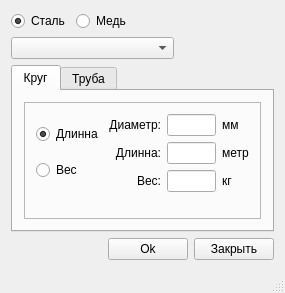
<?xml version="1.0" encoding="UTF-8"?>
<ui version="4.0">
 <class>Calculator</class>
 <widget class="QMainWindow" name="Calculator">
  <property name="geometry">
   <rect>
    <x>0</x>
    <y>0</y>
    <width>285</width>
    <height>293</height>
   </rect>
  </property>
  <property name="windowTitle">
   <string>Calculator</string>
  </property>
  <widget class="QWidget" name="centralWidget">
   <layout class="QVBoxLayout" name="verticalLayout">
    <item>
     <layout class="QHBoxLayout" name="horizontalLayout">
      <item>
       <widget class="QRadioButton" name="rb_Steell">
        <property name="text">
         <string>Сталь</string>
        </property>
        <property name="checked">
         <bool>true</bool>
        </property>
        <attribute name="buttonGroup">
         <string notr="true">button_Material</string>
        </attribute>
       </widget>
      </item>
      <item>
       <widget class="QRadioButton" name="rb_Cuprum">
        <property name="text">
         <string>Медь</string>
        </property>
        <attribute name="buttonGroup">
         <string notr="true">button_Material</string>
        </attribute>
       </widget>
      </item>
      <item>
       <spacer name="horizontalSpacer">
        <property name="orientation">
         <enum>Qt::Horizontal</enum>
        </property>
        <property name="sizeHint" stdset="0">
         <size>
          <width>40</width>
          <height>20</height>
         </size>
        </property>
       </spacer>
      </item>
     </layout>
    </item>
    <item>
     <layout class="QHBoxLayout" name="horizontalLayout_3">
      <item>
       <widget class="QComboBox" name="comboBox"/>
      </item>
      <item>
       <spacer name="horizontalSpacer_3">
        <property name="orientation">
         <enum>Qt::Horizontal</enum>
        </property>
        <property name="sizeType">
         <enum>QSizePolicy::Fixed</enum>
        </property>
        <property name="sizeHint" stdset="0">
         <size>
          <width>100</width>
          <height>20</height>
         </size>
        </property>
       </spacer>
      </item>
     </layout>
    </item>
    <item>
     <widget class="QTabWidget" name="tabWidget">
      <property name="tabPosition">
       <enum>QTabWidget::North</enum>
      </property>
      <property name="currentIndex">
       <number>0</number>
      </property>
      <property name="elideMode">
       <enum>Qt::ElideRight</enum>
      </property>
      <property name="documentMode">
       <bool>false</bool>
      </property>
      <widget class="QWidget" name="tab_Krug">
       <attribute name="title">
        <string>Круг</string>
       </attribute>
       <layout class="QVBoxLayout" name="verticalLayout_2">
        <item>
         <widget class="QFrame" name="frame">
          <property name="frameShape">
           <enum>QFrame::StyledPanel</enum>
          </property>
          <property name="frameShadow">
           <enum>QFrame::Raised</enum>
          </property>
          <layout class="QVBoxLayout" name="verticalLayout_4">
           <item>
            <layout class="QHBoxLayout" name="horizontalLayout_5">
             <item>
              <layout class="QVBoxLayout" name="verticalLayout_3">
               <item>
                <widget class="QRadioButton" name="rb_Dlinna_Krug">
                 <property name="text">
                  <string>Длинна</string>
                 </property>
                 <property name="checked">
                  <bool>true</bool>
                 </property>
                </widget>
               </item>
               <item>
                <widget class="QRadioButton" name="rb_Ves_Krug">
                 <property name="text">
                  <string>Вес</string>
                 </property>
                </widget>
               </item>
              </layout>
             </item>
             <item>
              <spacer name="horizontalSpacer_4">
               <property name="orientation">
                <enum>Qt::Horizontal</enum>
               </property>
               <property name="sizeHint" stdset="0">
                <size>
                 <width>40</width>
                 <height>20</height>
                </size>
               </property>
              </spacer>
             </item>
             <item>
              <layout class="QGridLayout" name="gridLayout">
               <item row="0" column="0">
                <widget class="QLabel" name="label">
                 <property name="text">
                  <string>Диаметр:</string>
                 </property>
                 <property name="alignment">
                  <set>Qt::AlignRight|Qt::AlignTrailing|Qt::AlignVCenter</set>
                 </property>
                </widget>
               </item>
               <item row="0" column="1">
                <widget class="QLineEdit" name="led_Diametr_Krug">
                 <property name="alignment">
                  <set>Qt::AlignRight|Qt::AlignTrailing|Qt::AlignVCenter</set>
                 </property>
                 <property name="cursorMoveStyle">
                  <enum>Qt::LogicalMoveStyle</enum>
                 </property>
                </widget>
               </item>
               <item row="0" column="2">
                <widget class="QLabel" name="label_4">
                 <property name="text">
                  <string>мм</string>
                 </property>
                </widget>
               </item>
               <item row="1" column="0">
                <widget class="QLabel" name="label_2">
                 <property name="text">
                  <string>Длинна:</string>
                 </property>
                 <property name="alignment">
                  <set>Qt::AlignRight|Qt::AlignTrailing|Qt::AlignVCenter</set>
                 </property>
                </widget>
               </item>
               <item row="1" column="1">
                <widget class="QLineEdit" name="led_Dlinna_Krug">
                 <property name="alignment">
                  <set>Qt::AlignRight|Qt::AlignTrailing|Qt::AlignVCenter</set>
                 </property>
                 <property name="cursorMoveStyle">
                  <enum>Qt::LogicalMoveStyle</enum>
                 </property>
                </widget>
               </item>
               <item row="1" column="2">
                <widget class="QLabel" name="label_5">
                 <property name="text">
                  <string>метр</string>
                 </property>
                </widget>
               </item>
               <item row="2" column="0">
                <widget class="QLabel" name="label_3">
                 <property name="text">
                  <string>Вес:</string>
                 </property>
                 <property name="alignment">
                  <set>Qt::AlignRight|Qt::AlignTrailing|Qt::AlignVCenter</set>
                 </property>
                </widget>
               </item>
               <item row="2" column="1">
                <widget class="QLineEdit" name="led_Ves_Krug">
                 <property name="alignment">
                  <set>Qt::AlignRight|Qt::AlignTrailing|Qt::AlignVCenter</set>
                 </property>
                 <property name="cursorMoveStyle">
                  <enum>Qt::LogicalMoveStyle</enum>
                 </property>
                </widget>
               </item>
               <item row="2" column="2">
                <widget class="QLabel" name="label_6">
                 <property name="text">
                  <string>кг</string>
                 </property>
                </widget>
               </item>
              </layout>
             </item>
             <item>
              <spacer name="horizontalSpacer_5">
               <property name="orientation">
                <enum>Qt::Horizontal</enum>
               </property>
               <property name="sizeHint" stdset="0">
                <size>
                 <width>40</width>
                 <height>20</height>
                </size>
               </property>
              </spacer>
             </item>
            </layout>
           </item>
           <item>
            <spacer name="verticalSpacer">
             <property name="orientation">
              <enum>Qt::Vertical</enum>
             </property>
             <property name="sizeHint" stdset="0">
              <size>
               <width>20</width>
               <height>3</height>
              </size>
             </property>
            </spacer>
           </item>
          </layout>
         </widget>
        </item>
       </layout>
      </widget>
      <widget class="QWidget" name="tab_Truba">
       <attribute name="title">
        <string>Труба</string>
       </attribute>
      </widget>
     </widget>
    </item>
    <item>
     <layout class="QHBoxLayout" name="horizontalLayout_2">
      <item>
       <spacer name="horizontalSpacer_2">
        <property name="orientation">
         <enum>Qt::Horizontal</enum>
        </property>
        <property name="sizeHint" stdset="0">
         <size>
          <width>40</width>
          <height>20</height>
         </size>
        </property>
       </spacer>
      </item>
      <item>
       <widget class="QPushButton" name="pb_Ok">
        <property name="text">
         <string>Ok</string>
        </property>
       </widget>
      </item>
      <item>
       <widget class="QPushButton" name="pb_Close">
        <property name="text">
         <string>Закрыть</string>
        </property>
       </widget>
      </item>
     </layout>
    </item>
   </layout>
  </widget>
  <widget class="QMenuBar" name="menuBar">
   <property name="geometry">
    <rect>
     <x>0</x>
     <y>0</y>
     <width>285</width>
     <height>21</height>
    </rect>
   </property>
  </widget>
  <widget class="QStatusBar" name="statusBar"/>
 </widget>
 <layoutdefault spacing="6" margin="11"/>
 <resources/>
 <connections/>
 <buttongroups>
  <buttongroup name="button_Material"/>
 </buttongroups>
</ui>
